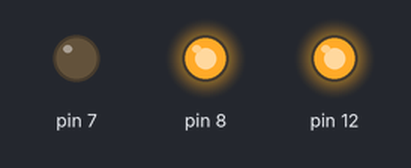
Simulated run of this sketch. Board: Arduino Uno, built with avr-gcc and run on an emulated ATmega328P. Parts: output pins drawn as LEDs (lit = HIGH).

Above: at 0.1 s.
Timing chart, 0 to 1.6 s (numbered marks = the images above):
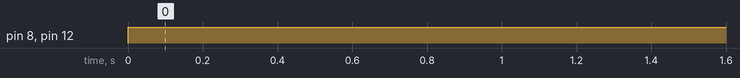

The sketch:

motor.ino
```cpp
void setup(){
  pinMode(12, OUTPUT);
  pinMode(8, OUTPUT);
  pinMode(7, OUTPUT);
}

void loop(){
  digitalWrite(12, HIGH);
  digitalWrite(8, HIGH);
  digitalWrite(7, LOW);
}
```

Measured:
- by itself, pin 8, pin 12: LOW → HIGH at 0.00 s
